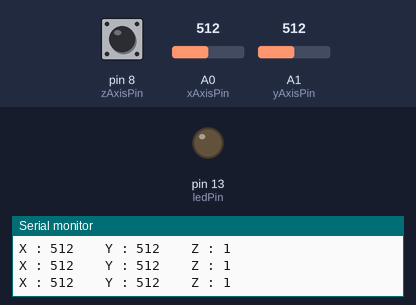
Bench run of a sketch on a simulated Arduino Uno, built with avr-gcc and run on an emulated ATmega328P. Parts: output pins drawn as LEDs (lit = HIGH), the last lines printed to the serial monitor. The inputs (shaded band) are chosen by the test bench; at power-on: pin 8 (zAxisPin) HIGH, A0 (xAxisPin) = 512, A1 (yAxisPin) = 512.

Above: at 1.3 s.
1.4 s: pin 8 (zAxisPin) pulled LOW for 0.6 s
At 1.9 s:
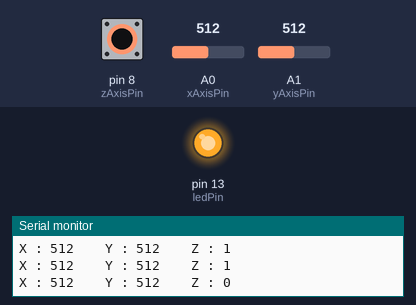
3.5 s: pin 8 (zAxisPin) pulled LOW for 3.2 s
At 7.7 s:
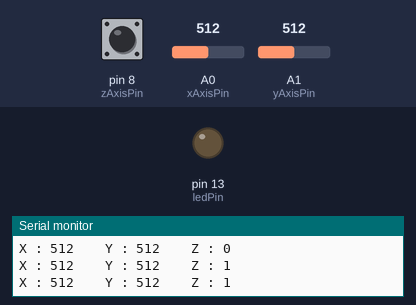
Timing chart, 0 to 9.2 s (numbered marks = the images above; inputs shaded):
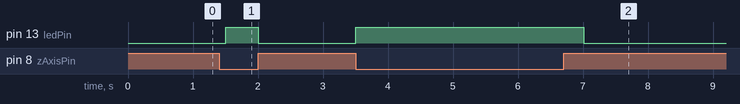

The sketch:

sketch_JoyStickDataHandling.ino
```cpp
int xAxisPin = 0;  // define X pin of Joystick
int yAxisPin = 1;  // define Y pin of Joystick
int zAxisPin = 8;  // define Z pin of Joystick
int ledPin = 13;
int xVal, yVal, zVal;  // define 3 variables to store the values of 3 direction
void setup() {
  pinMode(zAxisPin, INPUT_PULLUP);  // initialize the port to pull-up input
  pinMode(ledPin, OUTPUT);
  Serial.begin(9600);
}
void loop() {
  // read analog value in XY axis
  xVal = analogRead(xAxisPin);
  yVal = analogRead(yAxisPin);
  // read digital value of switch in Z axis
  zVal = digitalRead(zAxisPin);
  if (zVal == LOW) {
    digitalWrite(ledPin, HIGH);
  } else {
    digitalWrite(ledPin, LOW);
  }
  //print the data read above
  Serial.print("X : ");
  Serial.print(xVal);
  Serial.print(" \t Y : ");
  Serial.print(yVal);
  Serial.print(" \t Z : ");
  Serial.println(zVal);
  delay(500);
}
```

Measured:
- after the input at 1.4 s, pin 13 (ledPin): LOW → HIGH after 0.10 s, → LOW 0.50 s later
- after the input at 3.5 s, pin 13 (ledPin): LOW → HIGH at once, → LOW 3.5 s later
